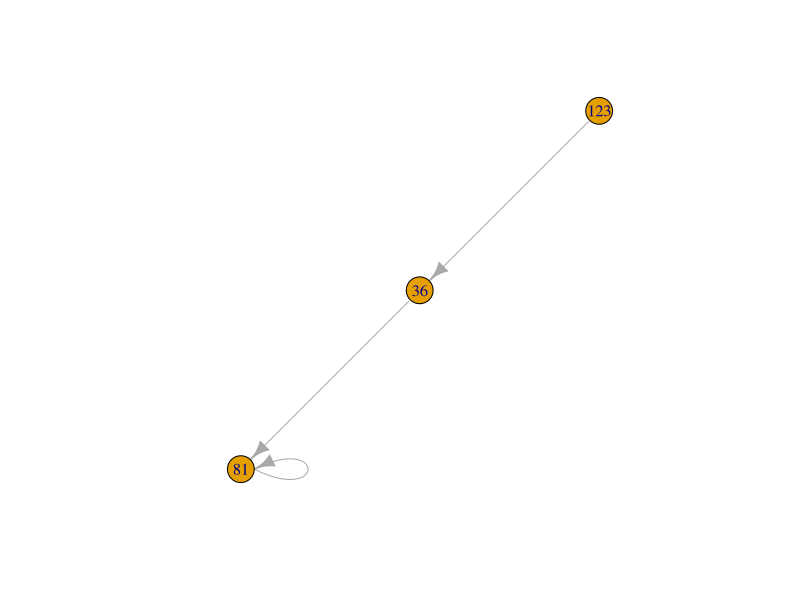

Recreate this plot in R.
library(igraph)

# Function to perform the dss operation
dss <- function(n) {
  n <- as.character(n)
  n <- as.numeric(unlist(strsplit(n, "")))
  n <- sum(n)^2
  return(n)
}

# Function to iterate dss until a loop is detected
dss_until_loop <- function(n) {
  is_loop <- FALSE
  iteration_vector <- n

  while (!is_loop) {
    n <- dss(n)
    is_loop <- n %in% iteration_vector

    iteration_vector <- c(iteration_vector, n)
  }

  return(iteration_vector)
}

# Function to create a plot of the dss iterations
dss_plot <- function(n) {
  dss_iterations <- dss_until_loop(n)
  return_plot <- make_empty_graph()

  # Loop to add vertices and edges
  for (i in 1:length(dss_iterations)) {
    cat(i, ": ", dss_iterations[i], "\n")

    vertex_name <- as.character(dss_iterations[i])
    if (!(vertex_name %in% V(return_plot)$name)) {
      return_plot <- return_plot |>
        add_vertices(1, name = vertex_name)
    }

    if (i > 1) {
      from_vertex <- which(V(return_plot)$name == as.character(dss_iterations[i-1]))
      to_vertex <- which(V(return_plot)$name == vertex_name)

      if (from_vertex != to_vertex) {
        return_plot <- return_plot |>
          add_edges(c(from_vertex, to_vertex))
      }
    }
  }

  # Add an edge between the last two elements
  last_vertex <- which(V(return_plot)$name == as.character(dss_iterations[length(dss_iterations)]))
  second_last_vertex <- which(V(return_plot)$name == as.character(dss_iterations[length(dss_iterations) - 1]))

  return_plot <- return_plot |>
    add_edges(c(second_last_vertex, last_vertex))

  return(return_plot)
}

# Example usage:
dss_plot(123) |> plot()
